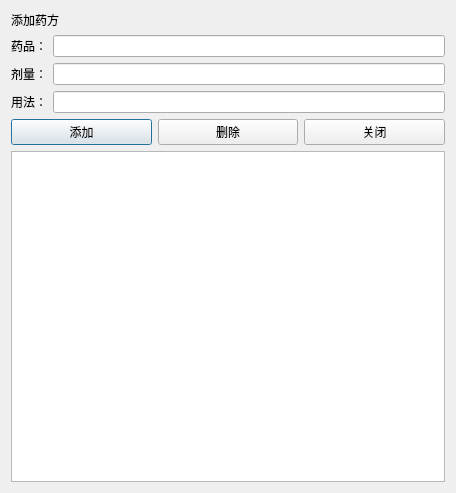
<?xml version="1.0" encoding="UTF-8"?>
<ui version="4.0">
 <class>AddMedicineDialog</class>
 <widget class="QDialog" name="AddMedicineDialog">
  <property name="geometry">
   <rect>
    <x>0</x>
    <y>0</y>
    <width>456</width>
    <height>493</height>
   </rect>
  </property>
  <property name="windowTitle">
   <string>Dialog</string>
  </property>
  <layout class="QVBoxLayout" name="verticalLayout" stretch="0,0,0,1">
   <item>
    <widget class="QLabel" name="label">
     <property name="text">
      <string>添加药方</string>
     </property>
    </widget>
   </item>
   <item>
    <layout class="QFormLayout" name="formLayout">
     <property name="fieldGrowthPolicy">
      <enum>QFormLayout::FieldGrowthPolicy::ExpandingFieldsGrow</enum>
     </property>
     <property name="labelAlignment">
      <set>Qt::AlignmentFlag::AlignRight|Qt::AlignmentFlag::AlignTrailing|Qt::AlignmentFlag::AlignVCenter</set>
     </property>
     <item row="0" column="0">
      <widget class="QLabel" name="label_2">
       <property name="text">
        <string>药品：</string>
       </property>
      </widget>
     </item>
     <item row="1" column="0">
      <widget class="QLabel" name="label_3">
       <property name="text">
        <string>剂量：</string>
       </property>
      </widget>
     </item>
     <item row="2" column="0">
      <widget class="QLabel" name="label_4">
       <property name="text">
        <string>用法：</string>
       </property>
      </widget>
     </item>
     <item row="0" column="1">
      <widget class="QLineEdit" name="edit_medical"/>
     </item>
     <item row="1" column="1">
      <widget class="QLineEdit" name="edit_dosage"/>
     </item>
     <item row="2" column="1">
      <widget class="QLineEdit" name="edit_use"/>
     </item>
    </layout>
   </item>
   <item>
    <layout class="QHBoxLayout" name="horizontalLayout">
     <item>
      <widget class="QPushButton" name="btn_add">
       <property name="text">
        <string>添加</string>
       </property>
      </widget>
     </item>
     <item>
      <widget class="QPushButton" name="btn_del">
       <property name="text">
        <string>删除</string>
       </property>
      </widget>
     </item>
     <item>
      <widget class="QPushButton" name="btn_close">
       <property name="text">
        <string>关闭</string>
       </property>
      </widget>
     </item>
    </layout>
   </item>
   <item>
    <widget class="QListWidget" name="list_detail"/>
   </item>
  </layout>
 </widget>
 <resources/>
 <connections/>
</ui>
